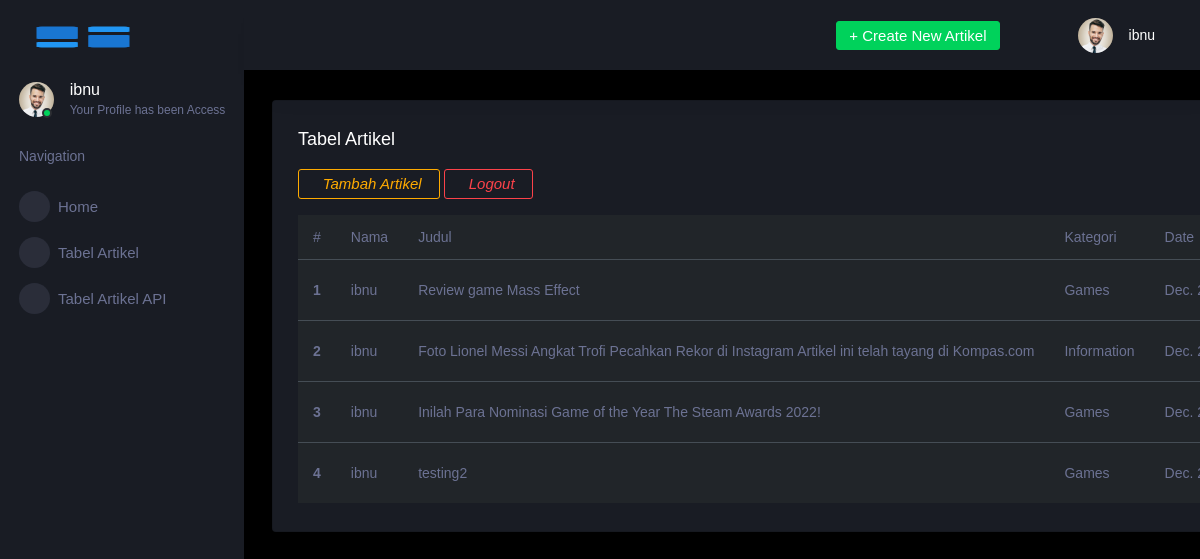
Screenshot of /blog/list (signed in) with the database file from the repository.
### blog/models.py (models this page shows, shortened)
class Artikel(models.Model):
    nama = models.ForeignKey(User, on_delete=models.CASCADE, blank=True, null=True)
    judul = models.TextField(max_length=100)
    body = RichTextUploadingField(blank=True, null=True,
                                      config_name='special',
                                      external_plugin_resources=[(
                                          'youtube',
                                          '/static/ckeditor_plugins/youtube/youtube/',
                                          'plugin.js',
                                          )]
    )
    kategori = models.ForeignKey(Kategori, on_delete=models.CASCADE, blank=True, null=True)
    date = models.DateTimeField(auto_now_add=True)
    thumbnail = models.ImageField(upload_to='artikel/thumbnail/', blank=True, null=True)
    class Meta:
        verbose_name_plural ="Artikel"

class Kategori(models.Model):
    nama = models.CharField(max_length=40)
    def __str__(self):
        return self.nama
    class Meta:
        verbose_name_plural ="Kategori"

### blog/views.py (the view)
# urls.py: path('list',blog_list, name='blog_list'),
@login_required
def blog_list(request):
    if request.user.groups.filter(name='Operator').exists():
        request.session['is_operator'] = 'operator'
        print(request.session['is_operator'])
    template_name = 'back/blog_list.html'
    artikel_list = Artikel.objects.all()
    context = {
        'title' : 'List Blog',
        'artikel' :artikel_list
    }
    return render(request, template_name, context)

### templates/back/blog_list.html (shortened to what this page needs)
{% extends 'back/base.html' %}
{% load static %}
{% block content %}
        <div class="main-panel">
            <div class="content-wrapper">
              <div class="page-header">
              <div class="col-lg-15 grid-margin stretch-card">
                <div class="card">
                  <div class="card-body">
                    <h4 class="card-title">Tabel Artikel</h4>
                    <a class="btn btn-outline-warning" href="{% url 'blog_add' %}"><i class="mdi mdi-bookmark-plus-outline">Tambah Artikel</i></a>
                    <a class="btn btn-outline-danger" href="{% url 'logout' %}"><i class="mdi mdi-logout">Logout</i></a>
                    <div class="table">
                      <table class="table table-dark">
                        <thead>
                          <tr>
                            <th> # </th>
                            <th> Nama </th>
                            <th> Judul </th>
                            <th> Kategori </th>
                            <th> Date </th>
                          </tr>
                        </thead>
                        <tbody>
                            {% for p in artikel  %}
                          <tr>
                            <th scope="row">{{ forloop.counter }}</th>
                            <td>{{ p.nama }}</td>
                            <td>{{ p.judul }}</td>
                            <td>{{ p.kategori }}</td>
                            <td>{{ p.date }}</td>
                          </tr>
                          {% endfor %}
                        </tbody>
                      </table>
                    </div>
                  </div>
                </div>
              </div>
        </div>
        </div>
    </div>
    {% endblock content %}

### templates/back/base.html (shortened to what this page needs)
{% load static %}
<!DOCTYPE html>
<html lang="en">
  <head>
    <link rel="stylesheet" href="{% static 'back/vendors/mdi/css/materialdesignicons.min.css' %}">
    <link rel="stylesheet" href="{% static 'back/vendors/css/vendor.bundle.base.css' %}">
    <link rel="stylesheet" href="{% static 'back/css/style.css' %}">
  </head>
  <body>
    <div class="container-scroller">
      <nav class="sidebar sidebar-offcanvas" id="sidebar">
        <div class="sidebar-brand-wrapper d-none d-lg-flex align-items-center justify-content-center fixed-top">
          <a class="sidebar-brand brand-logo" href="{% url 'index' %}"><img src="{% static 'back/images/dash.png' %}" alt="logo" /></a>
        </div>
        <ul class="nav">
          <li class="nav-item profile">
            <div class="profile-desc">
              <div class="profile-pic">
                <div class="count-indicator">
                  <img class="img-xs rounded-circle " src="{% static 'back/images/faces/face16.jpg' %}" alt="">
                  <span class="count bg-success"></span>
                </div>
                <div class="profile-name">
                  <h5 class="mb-0 font-weight-normal">{{user}}</h5>
                  <span>Your Profile has been Access</span>
                </div>
              </div>
            </div>
          </li>
          <li class="nav-item nav-category">
            <span class="nav-link">Navigation</span>
          </li>
          <li class="nav-item menu-items">
            <a class="nav-link" href="{% url 'index' %}">
              <span class="menu-icon">
                <i class="mdi mdi-view-grid"></i>
              </span>
              <span class="menu-title">Home</span>
            </a>
          </li>
          <li class="nav-item menu-items">
            <a class="nav-link" href="{% url 'blog_list' %}">
              <span class="menu-icon">
                <i class="mdi mdi-table-large"></i>
              </span>
              <span class="menu-title">Tabel Artikel</span>
            </a>
            <li class="nav-item menu-items">
              <a class="nav-link" href="{% url 'berita' %}">
                <span class="menu-icon">
                  <i class="mdi mdi-table-large"></i>
                </span>
                <span class="menu-title">Tabel Artikel API</span>
              </a>
          </li>
        </ul>
      </nav>
      <div class="container-fluid page-body-wrapper">
        <nav class="navbar p-0 fixed-top d-flex flex-row">
          <div class="navbar-menu-wrapper flex-grow d-flex align-items-stretch">
            <button class="navbar-toggler navbar-toggler align-self-center" type="button" data-toggle="minimize">
              <span class="mdi mdi-menu"></span>
            </button>
            <ul class="navbar-nav navbar-nav-right">
              <li class="nav-item dropdown d-none d-lg-block">
                <a class="nav-link btn btn-success create-new-button" href="{% url 'blog_add' %}">+ Create New Artikel</a>
              </li>
              <li class="nav-item nav-settings d-none d-lg-block">
                <a class="nav-link" href="{% url 'index' %}">
                  <i class="mdi mdi-view-grid"></i>
                </a>
              </li>
              <li class="nav-item dropdown">
                <a class="nav-link" id="profileDropdown" href="#" data-toggle="dropdown">
                  <div class="navbar-profile">
                    <img class="img-xs rounded-circle" src="{% static 'back/images/faces/face16.jpg' %}" alt="">
                    <p class="mb-0 d-none d-sm-block navbar-profile-name">{{user}}</p>
                    <i class="mdi mdi-menu-down d-none d-sm-block"></i>
                  </div>
                </a>
              </li>
            </ul>
          </div>
        </nav>
        {% block content %}
        {% endblock content %}
  </body>
</html>

### rows the page displays
Artikel: nama "ibnu", judul "Review game Mass Effect", kategori "Games", date "Dec.…"
Artikel: nama "ibnu", judul "Foto Lionel Messi Angkat Trofi Pecahkan Rekor di Instagram Artikel ini telah tayang di Kompas.com", kategori "Information", date "Dec.…"
Artikel: nama "ibnu", judul "Inilah Para Nominasi Game of the Year The Steam Awards 2022!", kategori "Games", date "Dec.…"
Artikel: nama "ibnu", judul "testing2", kategori "Games", date "Dec.…"

### other values shown
{{ user }} "ibnu"
